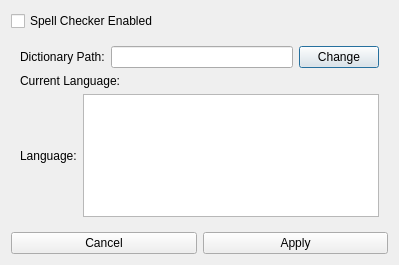
<?xml version="1.0" encoding="UTF-8"?>
<ui version="4.0">
 <class>QtSpellCheckerWindow</class>
 <widget class="QDialog" name="QtSpellCheckerWindow">
  <property name="geometry">
   <rect>
    <x>0</x>
    <y>0</y>
    <width>399</width>
    <height>265</height>
   </rect>
  </property>
  <property name="windowTitle">
   <string>Dialog</string>
  </property>
  <layout class="QVBoxLayout" name="verticalLayout">
   <item>
    <widget class="QCheckBox" name="spellChecker">
     <property name="text">
      <string>Spell Checker Enabled</string>
     </property>
    </widget>
   </item>
   <item>
    <widget class="QWidget" name="hunspellOptions" native="true">
     <layout class="QVBoxLayout" name="verticalLayout_2">
      <item>
       <layout class="QHBoxLayout" name="horizontalLayout_2">
        <item>
         <widget class="QLabel" name="pathLabel">
          <property name="text">
           <string>Dictionary Path:</string>
          </property>
         </widget>
        </item>
        <item>
         <widget class="QLineEdit" name="pathContent"/>
        </item>
        <item>
         <widget class="QPushButton" name="pathButton">
          <property name="text">
           <string>Change</string>
          </property>
         </widget>
        </item>
       </layout>
      </item>
      <item>
       <layout class="QHBoxLayout" name="horizontalLayout_3">
        <item>
         <widget class="QLabel" name="currentLanguage">
          <property name="text">
           <string>Current Language:</string>
          </property>
         </widget>
        </item>
        <item>
         <widget class="QLabel" name="currentLanguageValue">
          <property name="text">
           <string/>
          </property>
         </widget>
        </item>
       </layout>
      </item>
      <item>
       <layout class="QHBoxLayout" name="horizontalLayout_4">
        <item>
         <widget class="QLabel" name="language">
          <property name="text">
           <string>Language:</string>
          </property>
         </widget>
        </item>
        <item>
         <widget class="QListWidget" name="languageView"/>
        </item>
       </layout>
      </item>
     </layout>
    </widget>
   </item>
   <item>
    <layout class="QHBoxLayout" name="horizontalLayout">
     <item>
      <widget class="QPushButton" name="cancel">
       <property name="text">
        <string>Cancel</string>
       </property>
      </widget>
     </item>
     <item>
      <widget class="QPushButton" name="apply">
       <property name="text">
        <string>Apply</string>
       </property>
      </widget>
     </item>
    </layout>
   </item>
  </layout>
 </widget>
 <resources/>
 <connections/>
</ui>
